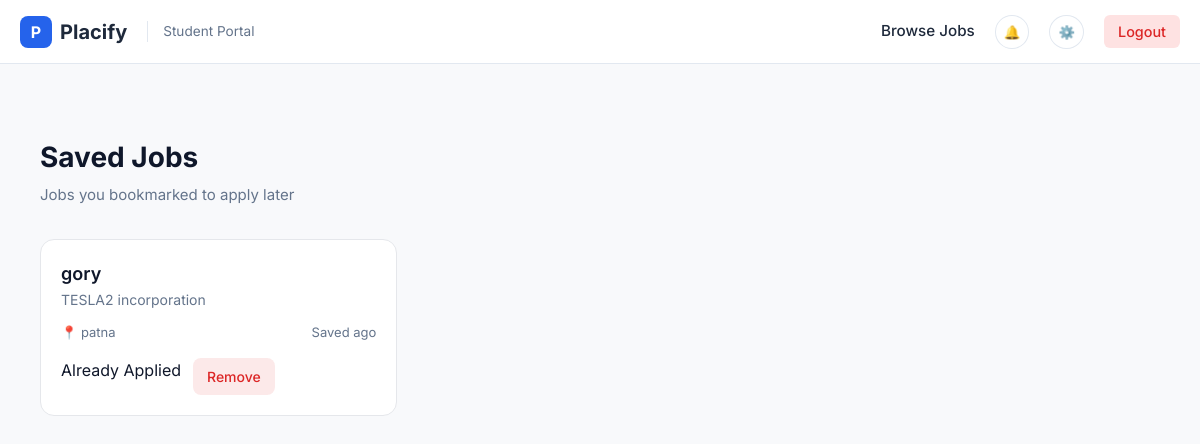
The app's page /jobs/saved/ (signed in) with its own data.
### applications/models.py (models this page shows, shortened)
class SavedJob(models.Model):
    student = models.ForeignKey(
        StudentProfile,
        on_delete=models.CASCADE,
        related_name='saved_jobs'
    )
    job = models.ForeignKey(
        Job,
        on_delete=models.CASCADE,
        related_name='saved_by'
    )
    saved_at = models.DateTimeField(auto_now_add=True)
    class Meta:
        unique_together = ('student', 'job')

### jobs/models.py (models this page shows, shortened)
class Job(models.Model):
    JOB_TYPE_CHOICES = [
        ('FULL_TIME', 'Full Time'),
        ('PART_TIME', 'Part Time'),
        ('INTERNSHIP', 'Internship'),
        ('CONTRACT', 'Contract'),
    ]
    REMOTE_TYPE_CHOICES = [
        ('ONSITE', 'On-site'),
        ('REMOTE', 'Remote'),
        ('HYBRID', 'Hybrid'),
    ]
    company = models.ForeignKey(
        CompanyProfile,
        on_delete=models.CASCADE,
        related_name='jobs'
    )
    title = models.CharField(max_length=255)
    location = models.CharField(max_length=150)
    job_type = models.CharField(
        max_length=20,
        null=True,
        blank=True,
        default='FULL-TIME'
    )
    remote_type = models.CharField(
        max_length=50,
        null=True,
        blank=True
    )
    description = models.TextField()
    required_experience = models.CharField(
        max_length=100,
        null=True,
        blank=True,
        help_text="e.g. 0-2 years, 3-5 years"
    )
    skills = models.TextField(
        max_length=255,
        null=True,
        blank=True,
        help_text="Comma separated skills (Python, Django, SQL)"
    )
    qualifications = models.TextField(blank=True)
    responsibilities = models.TextField(blank=True)
    benefits = models.TextField(blank=True)
    salary = models.CharField(max_length=100, blank=True)
    application_deadline = models.DateField(
        null=True,
        blank=True
    )
    is_active = models.BooleanField(default=True)
    created_at = models.DateTimeField(auto_now_add=True)

### profiles/models.py (models this page shows, shortened)
class CompanyProfile(models.Model):
    user = models.OneToOneField(User, on_delete=models.CASCADE)
    company_name = models.CharField(max_length=255, blank=True)
    website = models.URLField(blank=True)
    industry = models.CharField(max_length=100, blank=True)
    company_size = models.CharField(
        max_length=50,
        blank=True,
        help_text="e.g. 1-10, 11-50, 51-200"
    )
    founded_year = models.IntegerField(null=True, blank=True)
    headquarters = models.CharField(max_length=150, blank=True)
    description = models.TextField(blank=True)
    hr_name = models.CharField(max_length=100, blank=True)
    hr_email = models.EmailField(blank=True)
    linkedin_page = models.URLField(blank=True)
    created_at = models.DateTimeField(auto_now_add=True)
    is_public = models.BooleanField(default=True)
    show_email = models.BooleanField(default=False)

### jobs/views.py (the view)
# urls.py: path('saved/', saved_jobs, name='saved_jobs'),
@login_required
def saved_jobs(request):
    if request.user.role != request.user.Role.STUDENT:
        return redirect('dashboard:company_dashboard')
    student = request.user.studentprofile
    applied_job_ids = set(
        Application.objects.filter(student=student)
        .values_list('job_id', flat=True)
    )
    saved_jobs = SavedJob.objects.filter(student=student)\
        .select_related('job', 'job__company')\
        .order_by('-saved_at')
    return render(request, 'jobs/saved_jobs.html', {
        'saved_jobs': saved_jobs,
        'applied_job_ids':applied_job_ids
    })

### notifications/context_processors.py (called while the page is built)
def notification_data(request):
    if request.user.is_authenticated:
        all_notifications = Notification.objects.filter(
            user=request.user
        ).order_by('-created_at')
        unread_count = all_notifications.filter(is_read=False).count()
        notifications = all_notifications[:5]
        return {
            "notifications": notifications,
            "unread_count": unread_count
        }
    return {}

### templates/jobs/saved_jobs.html (shortened to what this page needs)
{% extends 'base.html' %}
{% load static %}
{% block content %}
<link rel="stylesheet" href="{% static 'jobs/saved_jobs.css' %}">
<div class="page-wrapper">
    <header class="page-header">
        <h1>Saved Jobs</h1>
        <p>Jobs you bookmarked to apply later</p>
    </header>
    {% if saved_jobs %}
    <section class="jobs-grid">
        {% for saved in saved_jobs %}
        <article class="job-card">
            <div class="job-header">
                <h3 class="job-title">
                    {{ saved.job.title }}
                </h3>
                <span class="company-name">
                    {{ saved.job.company.company_name }}
                </span>
            </div>
            <div class="job-meta">
                <span class="job-location">
                    📍 {{ saved.job.location|default:"Not specified" }}
                </span>
                <span class="saved-date">
                    Saved {{ saved.created_at|timesince }} ago
                </span>
            </div>
            <div class="job-actions">
                {% if saved.job.id not in applied_job_ids %}
                <a href="{% url 'applications:apply_job' saved.job.id %}">
                    Apply
                </a>
                {% else %}
                <span>Already Applied</span>
                {% endif %}
                <a href="{% url 'jobs:unsave_job' saved.job.id%}" class="btn btn-remove">
                    Remove
                </a>
            </div>
        </article>
        {% endfor %}
    </section>
    {% else %}
    <div class="empty-state">
        <p>No saved jobs yet</p>
        <span>Bookmark jobs to apply later</span>
    </div>
    {% endif %}
</div>
{% endblock %}

### static/base.css (style rules this page uses)
:root { --primary: #2563eb; --primary-dark: #1d4ed8; --bg-body: #f8fafc; --bg-card: #ffffff; --text-main: #1e293b; --text-muted: #64748b; --border: #e2e8f0; --shadow: 0 4px 6px -1px rgb(0 0 0 / 0.1), 0 2px 4px -2px rgb(0 0 0 / 0.1); --transition: all 0.2s ease; }
* { box-sizing: border-box; margin: 0; padding: 0; }
body { font-family: 'Inter', sans-serif; background-color: var(--bg-body); color: var(--text-main); line-height: 1.5; }

### static/jobs/saved_jobs.css (style rules this page uses)
:root { --bg-main: #f8f9fb; --card-bg: #ffffff; --text-dark: #0f172a; --text-muted: #64748b; --border-light: #e5e7eb; --primary: #2563eb; --danger: #dc2626; }
* { margin: 0; padding: 0; box-sizing: border-box; font-family: 'Inter', system-ui, sans-serif; }
body { background: var(--bg-main); color: var(--text-dark); }
.page-wrapper { max-width: 1200px; margin: 0 auto; padding: 32px 20px; }
.page-header { margin-bottom: 32px; }
.page-header h1 { font-size: 28px; font-weight: 700; }
.page-header p { margin-top: 6px; font-size: 15px; color: var(--text-muted); }
.jobs-grid { display: grid; grid-template-columns: repeat(auto-fill, minmax(320px, 1fr)); gap: 24px; }
.job-card { background: var(--card-bg); border-radius: 14px; padding: 20px; border: 1px solid var(--border-light); transition: transform 0.2s ease, box-shadow 0.2s ease; }
.job-title { font-size: 18px; font-weight: 600; }
.company-name { font-size: 14px; color: var(--text-muted); }
.job-meta { display: flex; justify-content: space-between; font-size: 13px; color: var(--text-muted); margin: 12px 0 16px; }
.job-actions { display: flex; gap: 12px; }
.btn { padding: 8px 14px; font-size: 14px; border-radius: 8px; text-decoration: none; font-weight: 500; transition: all 0.2s ease; }
.btn-remove { background: rgba(220, 38, 38, 0.1); color: var(--danger); }

### records on screen
SavedJob: job "gory", job.company.company_name "TESLA2 incorporation", job.location "patna", shows "Already Applied"
